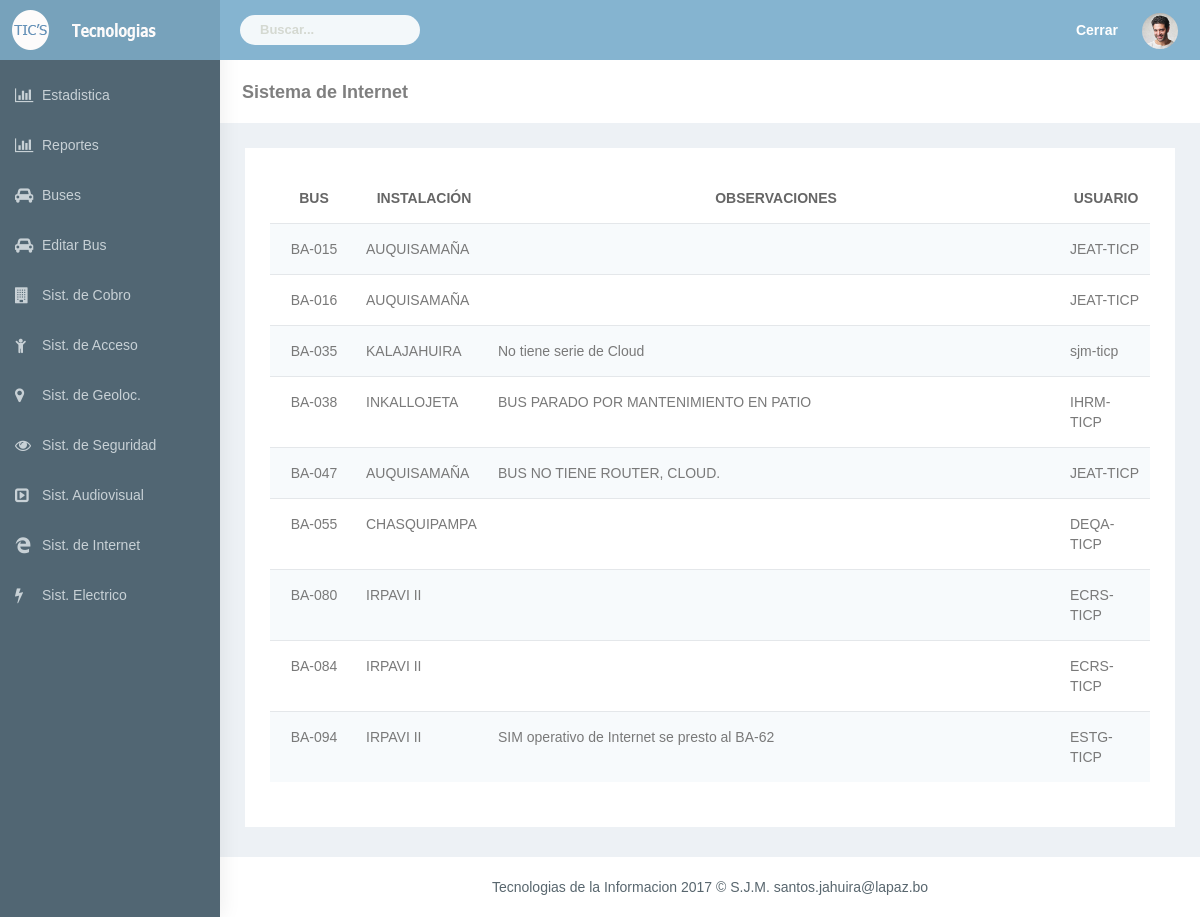
Screenshot of /html/reporte_internet.php?dato=1&dato3=abrazaderas with the database file from the repository.
### tables this page shows
CREATE TABLE `internet` (
  `idInternet` int(11) NOT NULL,
  `bus_idbus` int(11) NOT NULL,
  `instalacion_idinstalacion` int(11) NOT NULL,
  `usuario_idusuario` int(11) NOT NULL,
  `estado` varchar(45) NOT NULL,
  `router_existencia` varchar(45) NOT NULL,
  `rout_num_serie` varchar(45) NOT NULL,
  `rout_num_imei` varchar(45) NOT NULL,
  `rout_estado` varchar(45) NOT NULL,
  `rout_ubicacion` varchar(45) NOT NULL,
  `rout_cargador` varchar(45) NOT NULL,
  `sim` varchar(45) NOT NULL,
  `sim_ubicacion` varchar(45) NOT NULL,
  `sim_numero` varchar(45) NOT NULL,
  `sim_serie` varchar(45) NOT NULL,
  `abrazaderas` varchar(45) NOT NULL,
  `cloud` varchar(45) NOT NULL,
  `cloud_estado` varchar(45) NOT NULL,
  `cloud_numero` varchar(45) NOT NULL,
  `cloud_serie` varchar(45) NOT NULL,
  `cloud_cargador` varchar(45) NOT NULL,
  `obs` varchar(800) NOT NULL,
  `fecha` datetime NOT NULL
);

CREATE TABLE `bus` (
  `idbus` int(11) NOT NULL,
  `nombre_bus` varchar(45) NOT NULL,
  `placa` varchar(45) DEFAULT NULL,
  `si_cobro` int(11) NOT NULL,
  `si_acceso` int(11) NOT NULL,
  `si_geoloc` int(11) NOT NULL,
  `si_segurida` int(11) NOT NULL,
  `si_audiovicual` int(11) NOT NULL,
  `si_internet` int(11) NOT NULL,
  `si_electrico` int(11) NOT NULL
);

CREATE TABLE `instalacion` (
  `idinstalacion` int(11) NOT NULL,
  `nombre_instalacion` varchar(45) NOT NULL,
  `abreviado` varchar(45) NOT NULL
);

CREATE TABLE `usuario` (
  `idusuario` int(11) NOT NULL,
  `cod_user` varchar(45) DEFAULT NULL,
  `roles_idroles` int(11) NOT NULL,
  `nombre` varchar(45) NOT NULL,
  `paterno` varchar(45) DEFAULT NULL,
  `materno` varchar(45) DEFAULT NULL,
  `ci` varchar(45) NOT NULL,
  `pass` varchar(70) DEFAULT NULL
);

### html/reporte_internet.php (the view, shortened to what this page needs)
<?php
include("header.php");
 ?>
        <div id="page-wrapper">
            <div class="container-fluid">
                <div class="row bg-title">
                    <div class="col-lg-3 col-md-4 col-sm-4 col-xs-12">
                        <h4 class="page-title">Sistema de Internet</h4> </div>
                </div>
                <div class="row">
                    <div class="col-sm-12">
                        <div class="white-box">
                            <div class="table  table-striped table-responsive" id="dvData">
                               <table class="table table-striped  table-condensed text-center"  >
                                    <thead>
                                        <tr>
                                            <th WIDTH="10%" class="text-center"><strong>BUS</strong></th>
                                            <th WIDTH="15%" class="text-center"><strong>INSTALACIÓN</strong> </th>
                                            <th WIDTH="65%" class="text-center"><strong>OBSERVACIONES</strong></th>
                                            <th WIDTH="10%" class="text-center"><strong>USUARIO</strong></th>
                                        </tr>
                                    </thead>
                                   <tbody class="buscar">
                                       <?php
										$dato=$_GET['dato'];
										$dato3=$_GET['dato3'];
                                        $dat="  SELECT
												bus.nombre_bus,
												usuario.cod_user,
												internet.obs,
												instalacion.nombre_instalacion
												FROM
												internet
												INNER JOIN bus ON internet.bus_idbus = bus.idbus
												INNER JOIN instalacion ON internet.instalacion_idinstalacion = instalacion.idinstalacion
												INNER JOIN usuario ON internet.usuario_idusuario = usuario.idusuario
												WHERE $dato3 ='$dato'
												ORDER BY
												idbus ASC";
										$da=mysql_query($dat);
                                        while($c = mysql_fetch_assoc($da))
                                        {
                                        ?>
                                        <tr>
											<td class="text-center"> <?php echo $c['nombre_bus'];?> </td>
											<td class="text-left"> <?php echo $c['nombre_instalacion'];?> </td>
											<td class="text-left"> <?php echo $c['obs'];?> </td>
											<td class="text-left"> <?php echo $c['cod_user'];?> </td>
                                        </tr>
                                             <?php }?>
                                    </tbody>
                                </table>
                                 </div>
                        </div>
                    </div>
                </div>
            </div>
<?php  include("foter.php"); ?>

### html/css/colors/blue-dark.css (style rules this page uses)
body { background:#516673 }

### rows the page displays
internet: bus_idbus.nombre_bus "BA-015", instalacion_idinstalacion.nombre_instalacion "AUQUISAMAÑA", usuario_idusuario.cod_user "JEAT-TICP"
internet: bus_idbus.nombre_bus "BA-016", instalacion_idinstalacion.nombre_instalacion "AUQUISAMAÑA", usuario_idusuario.cod_user "JEAT-TICP"
internet: bus_idbus.nombre_bus "BA-035", instalacion_idinstalacion.nombre_instalacion "KALAJAHUIRA", obs "No tiene serie de Cloud", usuario_idusuario.cod_user "sjm-ticp"
internet: bus_idbus.nombre_bus "BA-038", instalacion_idinstalacion.nombre_instalacion "INKALLOJETA", obs "BUS PARADO POR MANTENIMIENTO EN PATIO", usuario_idusuario.cod_user "IHRM-TICP"
internet: bus_idbus.nombre_bus "BA-047", instalacion_idinstalacion.nombre_instalacion "AUQUISAMAÑA", obs "BUS NO TIENE ROUTER, CLOUD.", usuario_idusuario.cod_user "JEAT-TICP"
internet: bus_idbus.nombre_bus "BA-055", instalacion_idinstalacion.nombre_instalacion "CHASQUIPAMPA", usuario_idusuario.cod_user "DEQA-TICP"
internet: bus_idbus.nombre_bus "BA-080", instalacion_idinstalacion.nombre_instalacion "IRPAVI II", usuario_idusuario.cod_user "ECRS-TICP"
internet: bus_idbus.nombre_bus "BA-084", instalacion_idinstalacion.nombre_instalacion "IRPAVI II", usuario_idusuario.cod_user "ECRS-TICP"
internet: bus_idbus.nombre_bus "BA-094", instalacion_idinstalacion.nombre_instalacion "IRPAVI II", obs "SIM operativo de Internet se presto al BA-62", usuario_idusuario.cod_user "ESTG-TICP"
